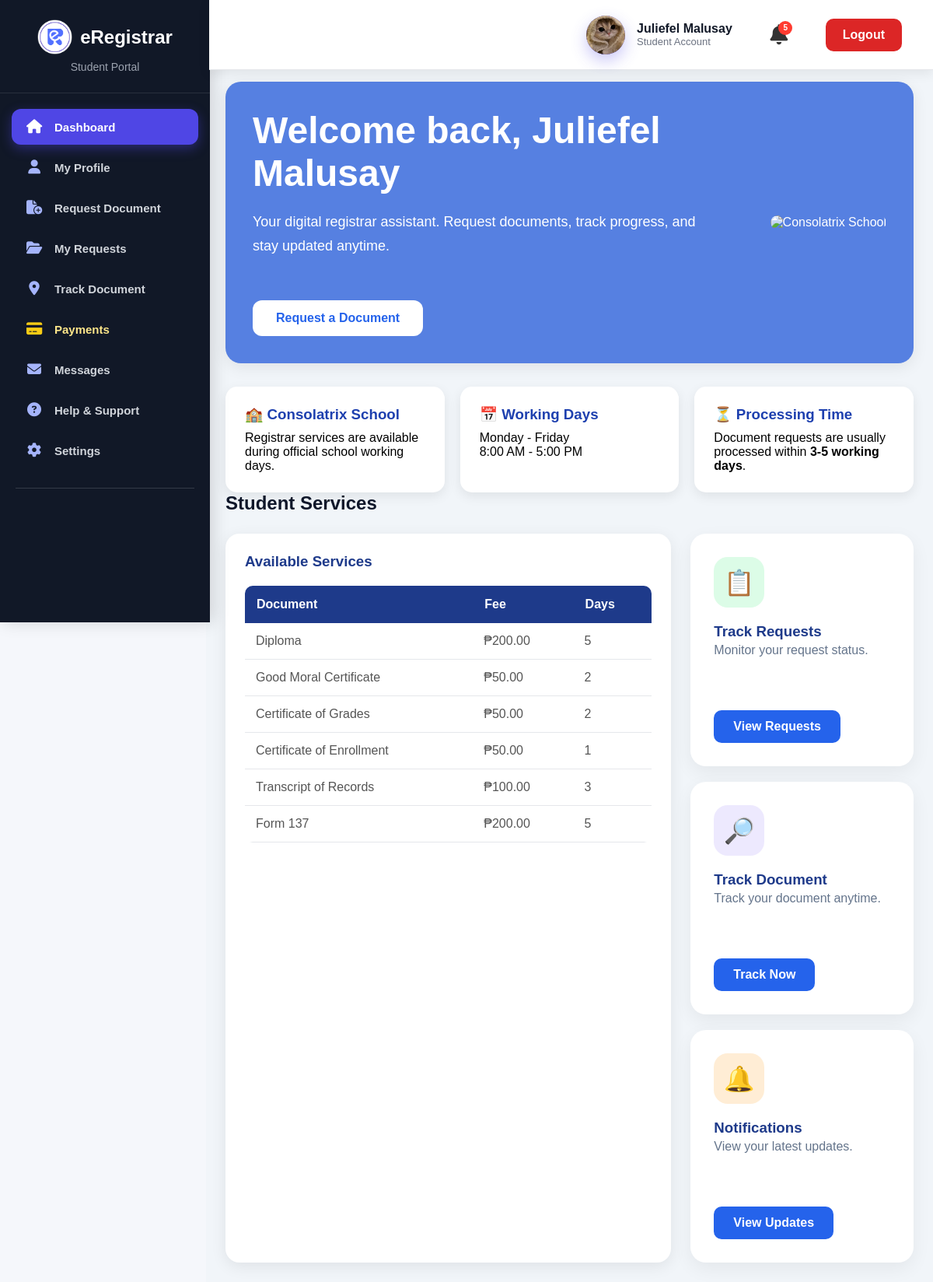
/student/dashboard.php (signed in), run on the app's committed database.
### tables this page shows
CREATE TABLE `documents` (
  `document_id` int(11) NOT NULL,
  `document_name` varchar(100) NOT NULL,
  `description` text DEFAULT NULL,
  `fee` decimal(10,2) DEFAULT 0.00,
  `processing_days` int(11) DEFAULT 0,
  `requirements` text DEFAULT NULL,
  `status` enum('Available','Unavailable') DEFAULT 'Available',
  `created_at` timestamp NOT NULL DEFAULT current_timestamp()
);

### student/dashboard.php (the view, shortened to what this page needs)
<?php
require_once __DIR__ . "/../includes/db.php";
$documents = mysqli_query($conn,"
    SELECT *
    FROM documents
    ORDER BY document_id DESC
");
?>
<!DOCTYPE html>
<html lang="en">
<head>
<link rel="stylesheet" href="../assets/css/student.css">
</head>
<body>
<?php include("sidebar.php"); ?>
<?php include("header.php"); ?>
<div class="student-main">
<div class="dashboard-hero">
<div class="hero-content">
<h1>
Welcome back,
<?php echo $_SESSION['fullname']; ?>
</h1>
<p>
Your digital registrar assistant. Request documents, track progress,
and stay updated anytime.
</p>
<a href="request.php" class="hero-btn">
Request a Document
</a>
</div>
<div class="school-image">
<img src="../assets/images/about-banner.png"
alt="Consolatrix School">
</div>
</div>
<div class="school-info">
<div class="info-card">
<h3>🏫 Consolatrix School</h3>
<p>
Registrar services are available during official school working days.
</p>
</div>
<div class="info-card">
<h3>📅 Working Days</h3>
<p>
Monday - Friday
<br>
8:00 AM - 5:00 PM
</p>
</div>
<div class="info-card">
<h3>⏳ Processing Time</h3>
<p>
Document requests are usually processed within
<strong>3-5 working days</strong>.
</p>
</div>
</div>
<h2 class="section-title">
Student Services
</h2>
<div class="dashboard-services">
    <div class="services-panel">
        <h3>Available Services</h3>
        <table class="services-table">
            <thead>
                <tr>
                    <th>Document</th>
                    <th>Fee</th>
                    <th>Days</th>
                </tr>
            </thead>
            <tbody>
            <?php while($doc=mysqli_fetch_assoc($documents)){ ?>
                <tr>
                    <td>
                        <?php echo htmlspecialchars($doc['document_name']); ?>
                    </td>
                    <td>
                        ₱<?php echo number_format($doc['fee'],2); ?>
                    </td>
                    <td>
                        <?php echo $doc['processing_days']; ?>
                    </td>
                </tr>
            <?php } ?>
            </tbody>
        </table>
    </div>
    <div class="dashboard-right">
        <div class="action-card">
            <div class="icon green">📋</div>
            <h3>Track Requests</h3>
            <p>
                Monitor your request status.
            </p>
            <a href="history.php">
                View Requests
            </a>
        </div>
        <div class="action-card">
            <div class="icon purple">🔎</div>
            <h3>Track Document</h3>
            <p>
                Track your document anytime.
            </p>
            <a href="track.php">
                Track Now
            </a>
        </div>
        <div class="action-card">
            <div class="icon orange">🔔</div>
            <h3>Notifications</h3>
            <p>
                View your latest updates.
            </p>
            <a href="notifications.php">
                View Updates
            </a>
        </div>
    </div>
</div>
</div>
</body>
</html>

### assets/css/student.css (style rules this page uses)
* { box-sizing:border-box; }
body { margin:0; font-family:"Segoe UI",Arial,sans-serif; background:#f8fafc; }
.dashboard-services { display:grid; grid-template-columns:2fr 1fr; gap:25px; margin-top:20px; }
.services-panel { background:#fff; border-radius:18px; padding:25px; box-shadow:0 5px 20px rgba(0,0,0,.08); }
.services-panel h3 { margin-bottom:20px; color:#1e3a8a; }
.dashboard-right { display:flex; flex-direction:column; gap:20px; }
.services-table { width:100%; border-collapse:collapse; }
.services-table th { background:#1e3a8a; color:#fff; padding:15px; text-align:left; }
.services-table td { padding:14px; border-bottom:1px solid #e5e7eb; }
.student-main { margin-left:260px; padding:35px; }
.student-main, .student-content { margin-left:265px; margin-top:80px; padding:25px; min-height:100vh; background:#f1f5f9; }
.dashboard-hero { position:relative; overflow:hidden; display:flex; align-items:center; min-height:320px; padding:45px; border-radius:25px; background:linear-gradient( 135deg, #4f7df3, #6a8df7 ); color:#fff; }
.hero-content { position:relative; z-index:2; max-width:600px; }
.hero-content h1 { font-size:50px; margin-bottom:20px; }
.hero-content p { font-size:20px; line-height:1.6; margin-bottom:30px; }
.hero-btn { display:inline-block; padding:15px 35px; background:#fff; color:#2563eb; border-radius:12px; text-decoration:none; font-weight:700; transition:.3s; }
.dashboard-hero h1 { margin:0; font-size:36px; }
.dashboard-hero { position:relative; display:flex; align-items:center; min-height:310px; padding:30px; border-radius:25px; overflow:hidden; background: linear-gradient( rgba(15,23,42,.55), rgba(15,23,42,.55) ), url("../images/about-banner.png"); background-size:cover; background-position:center; background-repeat:no-repeat; color:#fff; }
.hero-content h1 { font-size:48px; margin-bottom:20px; }
.hero-content p { font-size:18px; line-height:1.7; margin-bottom:30px; }
.hero-btn { display:inline-block; padding:15px 35px; background:#fff; color:#2563eb; text-decoration:none; border-radius:12px; font-weight:bold; transition:.3s; }
.hero-btn { display:inline-block; margin-top:25px; padding:14px 30px; background:white; color:#2563eb; text-decoration:none; border-radius:12px; font-weight:bold; }
.section-title { color:#0f172a; margin-bottom:25px; }
.action-card { background:white; padding:30px; border-radius:20px; box-shadow: 0 8px 25px rgba(0,0,0,.06); transition:.3s; }
.icon { width:65px; height:65px; display:flex; justify-content:center; align-items:center; border-radius:18px; font-size:32px; }
.green { background:#dcfce7; }
.purple { background:#ede9fe; }
.orange { background:#ffedd5; }
.action-card h3 { color:#1e3a8a; margin-top:20px; }
.action-card p { color:#64748b; line-height:1.6; min-height:70px; }
.action-card a { display:inline-block; margin-top:20px; padding:12px 25px; background:#2563eb; color:white; text-decoration:none; border-radius:10px; }
.dashboard-hero { display:flex; justify-content:space-between; align-items:center; background:rgb(86, 128, 225); padding:35px; border-radius:20px; box-shadow:0 5px 20px rgba(0,0,0,0.08); }
.hero-content { max-width:600px; }
.school-image img { width:260px; height:180px; object-fit:cover; border-radius:18px; }
.school-info { display:grid; grid-template-columns:repeat(3,1fr); gap:20px; margin-top:30px; }
.info-card { background:white; padding:25px; border-radius:15px; box-shadow:0 5px 15px rgba(0,0,0,0.08); }
.info-card h3 { color:#1e40af; margin-bottom:10px; }
a { text-decoration: none; color:#184899; font-weight:600; }
* { margin:0; padding:0; box-sizing:border-box; font-family:Arial, sans-serif; }
body { background:#f5f7fb; }
table { width:100%; background:white; border-collapse:collapse; border-radius:10px; overflow:hidden; }
table th { background:#4f46e5; color:white; padding:15px; text-align:left; }
table td { padding:15px; border-bottom:1px solid #eee; color:#555; }

### data on the page
documents: document_name "Diploma", fee "200.00", processing_days "5"
documents: document_name "Good Moral Certificate", fee "50.00", processing_days "2"
documents: document_name "Certificate of Grades", fee "50.00", processing_days "2"
documents: document_name "Certificate of Enrollment", fee "50.00", processing_days "1"
documents: document_name "Transcript of Records", fee "100.00", processing_days "3"
documents: document_name "Form 137", fee "200.00", processing_days "5"

### other printed values
$_SESSION['fullname'] "Juliefel Malusay"
$notification_count "5"
